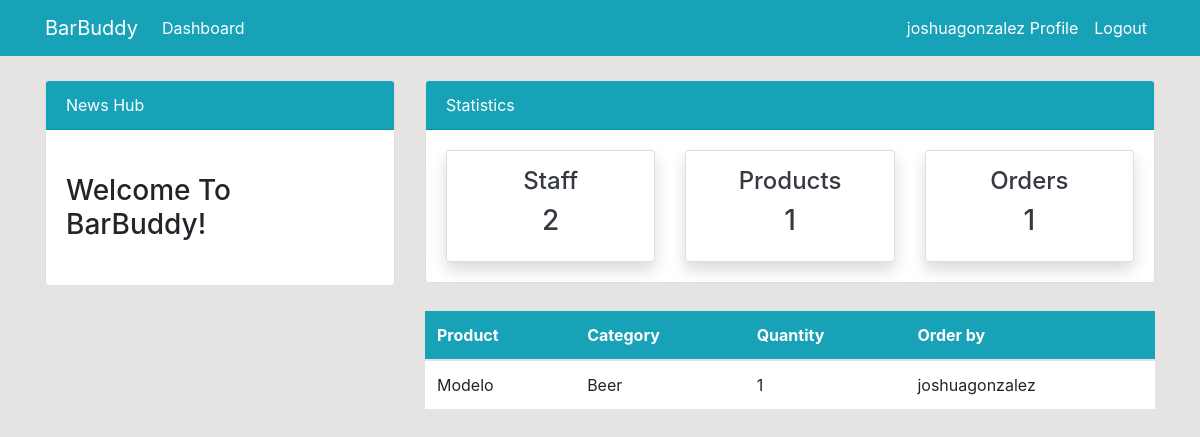
The page /order/ (signed in) on the database as committed earlier.
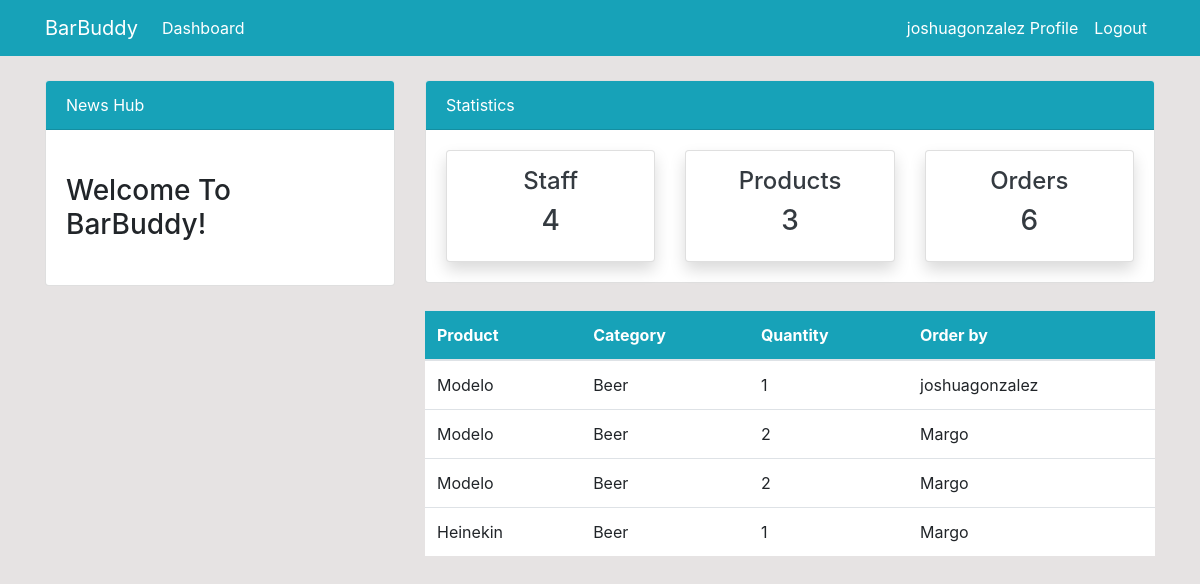
The same page on the database as committed later.
### dashboard/models.py (models this page shows, shortened)
class Order(models.Model):
    product = models.ForeignKey(Product, on_delete=models.CASCADE, null=True)
    staff = models.ForeignKey(User, models.CASCADE, null=True)
    order_quantity = models.PositiveIntegerField(null=True)
    class Meta:
        verbose_name_plural = 'Orders'

class Product(models.Model):
    name = models.CharField(max_length=100, null=True)
    category = models.CharField(max_length=20, choices=CATEGORY, null=True)
    quantity = models.PositiveIntegerField(null=True)
    class Meta:
        verbose_name_plural = 'Products'
    def __str__(self):
        return f'{self.name}'

### dashboard/views.py (the view)
# urls.py: path('order/', views.order, name='dashboard-order'),
@login_required
def order(request):
    orders = Order.objects.all()
    orders_count = Order.objects.aggregate(Sum('order_quantity'))['order_quantity__sum'] or 0
    workers_count = User.objects.all().count()
    products_count = Product.objects.all().count()
    context = {
        'orders': orders,
        'orders_count': orders_count,
        'workers_count': workers_count,
        'products_count': products_count,
    }
    return render(request, 'dashboard/order.html', context)

### templates/dashboard/order.html (shortened to what this page needs)
{% extends 'partials/base.html' %}
{% block content %}
    {% include 'partials/topnav.html' %}
    <div class="container">
        <div class="row my-4">
            <div class="col-md-4">
            </div>
            <div class="col-md-8">
                <table class="table bg-white">
                    <thead class="bg-info">
                        <tr class="text-white">
                            <th scope="col">Product</th>
                            <th scope="col">Category</th>
                            <th scope="col">Quantity</th>
                            <th scope="col">Order by</th>
                        </tr>
                    </thead>
                    <tbody>
                        {% for order in orders %}
                        <tr>
                            <td>{{ order.product }}</td>
                            <td>{{ order.product.category }}</td>
                            <td>{{ order.order_quantity }}</td>
                            <td>{{ order.staff }}</td>
                        </tr>
                        {% endfor %}
                    </tbody>
                </table>
            </div>
        </div>
    </div>
 {% endblock %}

### templates/partials/base.html (shortened to what this page needs)
{% load static %}
<!doctype html>
<html lang="en">
  <head>
    <link rel="stylesheet" href="https://cdn.jsdelivr.net/npm/bootstrap@4.6.2/dist/css/bootstrap.min.css">
    <link rel="stylesheet" href="{% static '/style.css' %}">
  </head>
  <body>
    {% include 'partials/nav.html' %}
    {% block content %}
    {% endblock %}
  </body>
</html>

### templates/partials/nav.html (shortened to what this page needs)
    <nav class="navbar navbar-expand-lg navbar-info bg-info">
        <div class="container">
             {% if user.is_authenticated %}
            <a class="navbar-brand text-white" href="{% url 'dashboard-index' %}">BarBuddy</a>
            <div class="collapse navbar-collapse" id="navbarSupportedContent">
                <ul class="navbar-nav mr-auto">
                    <li class="nav-item active">
                        <a class="nav-link text-white" href="{% url 'dashboard-index' %}">Dashboard </a>
                    </li>
                </ul>
                <ul class="navbar-nav ml-auto">
                    <li class="nav-item active">
                        <a class="nav-link text-white" href="{% url 'user-profile' %}">{{ user.username }} Profile </a>
                    </li>
                    <li class="nav-item">
                        <form method="post" action="{% url 'user-logout' %}" style="display:inline;">
                            <button type="submit" class="nav-link text-white bg-transparent border-0">Logout</button>
                        </form>
                    </li>
                </ul>
                {% endif %}
            </div>
        </div>
    </nav>

### templates/partials/topnav.html (shortened to what this page needs)
    <div class="container">
        <div class="row mt-4">
            <div class="col-md-4">
                <div class="card">
                    <div class="card-header bg-info text-white">
                        News Hub
                    </div>
                    <div class="card-body">
                        <marquee behavior="" direction="">
                            <h3 class="my-4">Welcome To BarBuddy!</h3>
                        </marquee>
                    </div>
                </div>
            </div>
            <div class="col-md-8">
                <div class="card">
                    <div class="card-header bg-info text-white">
                        Statistics
                    </div>
                    <div class="card-body">
                        <div class="row">
                            <div class="col-md-4">
                                <a class="text-decoration-none text-dark" href="{% url 'dashboard-staff' %}">
                                    <div class="card my-card shadow text-center p-3">
                                        <h4>Staff </h4>
                                        <h3>{{ workers_count }}</h3>
                                    </div>
                                </a>
                            </div>
                            <div class="col-md-4">
                                <a class="text-decoration-none text-dark" href="{% url 'dashboard-product' %}">
                                    <div class="card my-card shadow text-center p-3">
                                        <h4>Products </h4>
                                        <h3>{{ products_count }}</h3>
                                    </div>
                                </a>
                            </div>
                            <div class="col-md-4">
                                <a class="text-decoration-none text-dark" href="{% url 'dashboard-order' %}">
                                    <div class="card my-card shadow text-center p-3">
                                        <h4>Orders </h4>
                                        <h3>{{ orders_count }}</h3>
                                    </div>
                                </a>
                            </div>
                        </div>
                    </div>
                </div>
            </div>
        </div>
    </div>

### static/style.css (style rules this page uses)
body { background: rgb(230, 227, 227); }

Rows that differ between the two databases and show on the page:
added Order: product "Modelo", product.category "Beer", order_quantity "2", staff "Margo"
added Order: product "Modelo", product.category "Beer", order_quantity "2", staff "Margo"
added Order: product "Heinekin", product.category "Beer", order_quantity "1", staff "Margo"
Other text that changed with them:
{{ workers_count }}: "2" → "4"
{{ products_count }}: "1" → "3"
{{ orders_count }}: "1" → "6"
